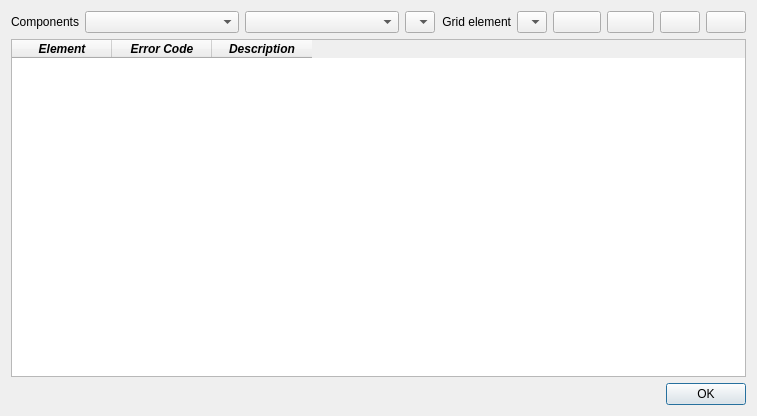
<?xml version="1.0" encoding="UTF-8"?>
<ui version="4.0">
 <class>Dialog</class>
 <widget class="QDialog" name="Dialog">
  <property name="geometry">
   <rect>
    <x>0</x>
    <y>0</y>
    <width>757</width>
    <height>416</height>
   </rect>
  </property>
  <property name="sizePolicy">
   <sizepolicy hsizetype="Preferred" vsizetype="Preferred">
    <horstretch>0</horstretch>
    <verstretch>0</verstretch>
   </sizepolicy>
  </property>
  <property name="windowTitle">
   <string>Errors and Warnings Analysis</string>
  </property>
  <layout class="QGridLayout" name="gridLayout_2">
   <item row="1" column="0" colspan="4">
    <widget class="QTableWidget" name="description_tblw">
     <property name="enabled">
      <bool>true</bool>
     </property>
     <property name="sizePolicy">
      <sizepolicy hsizetype="Expanding" vsizetype="Expanding">
       <horstretch>0</horstretch>
       <verstretch>0</verstretch>
      </sizepolicy>
     </property>
     <property name="maximumSize">
      <size>
       <width>1000</width>
       <height>16777215</height>
      </size>
     </property>
     <property name="baseSize">
      <size>
       <width>7</width>
       <height>0</height>
      </size>
     </property>
     <property name="inputMethodHints">
      <set>Qt::ImhNone</set>
     </property>
     <property name="editTriggers">
      <set>QAbstractItemView::NoEditTriggers</set>
     </property>
     <property name="alternatingRowColors">
      <bool>false</bool>
     </property>
     <property name="selectionMode">
      <enum>QAbstractItemView::ContiguousSelection</enum>
     </property>
     <property name="selectionBehavior">
      <enum>QAbstractItemView::SelectRows</enum>
     </property>
     <property name="sortingEnabled">
      <bool>false</bool>
     </property>
     <property name="rowCount">
      <number>0</number>
     </property>
     <property name="columnCount">
      <number>3</number>
     </property>
     <attribute name="horizontalHeaderCascadingSectionResizes">
      <bool>false</bool>
     </attribute>
     <column>
      <property name="text">
       <string>Element</string>
      </property>
      <property name="font">
       <font>
        <weight>75</weight>
        <italic>true</italic>
        <bold>true</bold>
       </font>
      </property>
     </column>
     <column>
      <property name="text">
       <string>Error Code</string>
      </property>
      <property name="font">
       <font>
        <weight>75</weight>
        <italic>true</italic>
        <bold>true</bold>
       </font>
      </property>
     </column>
     <column>
      <property name="text">
       <string>Description</string>
      </property>
      <property name="font">
       <font>
        <weight>75</weight>
        <italic>true</italic>
        <bold>true</bold>
       </font>
      </property>
     </column>
    </widget>
   </item>
   <item row="0" column="2">
    <widget class="QComboBox" name="errors_cbo">
     <property name="enabled">
      <bool>true</bool>
     </property>
     <property name="sizePolicy">
      <sizepolicy hsizetype="Fixed" vsizetype="Fixed">
       <horstretch>0</horstretch>
       <verstretch>0</verstretch>
      </sizepolicy>
     </property>
     <property name="maxVisibleItems">
      <number>20</number>
     </property>
     <property name="insertPolicy">
      <enum>QComboBox::InsertAlphabetically</enum>
     </property>
     <item>
      <property name="text">
       <string/>
      </property>
     </item>
    </widget>
   </item>
   <item row="0" column="0">
    <widget class="QLabel" name="label_3">
     <property name="enabled">
      <bool>true</bool>
     </property>
     <property name="sizePolicy">
      <sizepolicy hsizetype="Fixed" vsizetype="Fixed">
       <horstretch>0</horstretch>
       <verstretch>0</verstretch>
      </sizepolicy>
     </property>
     <property name="text">
      <string>Components</string>
     </property>
     <property name="alignment">
      <set>Qt::AlignRight|Qt::AlignTrailing|Qt::AlignVCenter</set>
     </property>
    </widget>
   </item>
   <item row="0" column="1">
    <layout class="QGridLayout" name="gridLayout_3">
     <item row="0" column="0">
      <widget class="QComboBox" name="component1_cbo">
       <property name="maxVisibleItems">
        <number>20</number>
       </property>
       <item>
        <property name="text">
         <string/>
        </property>
       </item>
       <item>
        <property name="text">
         <string>All</string>
        </property>
       </item>
       <item>
        <property name="text">
         <string>Inflows</string>
        </property>
       </item>
       <item>
        <property name="text">
         <string>Outflows</string>
        </property>
       </item>
       <item>
        <property name="text">
         <string>Reduction Factors</string>
        </property>
       </item>
       <item>
        <property name="text">
         <string>Full ARF</string>
        </property>
       </item>
       <item>
        <property name="text">
         <string>Partial ARF</string>
        </property>
       </item>
       <item>
        <property name="text">
         <string>WRF</string>
        </property>
       </item>
       <item>
        <property name="text">
         <string>Hydr. Structures</string>
        </property>
       </item>
       <item>
        <property name="text">
         <string>Channels (Left Bank)</string>
        </property>
       </item>
       <item>
        <property name="text">
         <string>Channels (Right Bank)</string>
        </property>
       </item>
       <item>
        <property name="text">
         <string>Levees</string>
        </property>
       </item>
       <item>
        <property name="text">
         <string>Mult. Channels</string>
        </property>
       </item>
       <item>
        <property name="text">
         <string>Storm Drain Inlets</string>
        </property>
       </item>
       <item>
        <property name="text">
         <string>Storm Drain Outfalls</string>
        </property>
       </item>
       <item>
        <property name="text">
         <string>Streets</string>
        </property>
       </item>
       <item>
        <property name="text">
         <string>Inner Channels</string>
        </property>
       </item>
      </widget>
     </item>
     <item row="0" column="1">
      <widget class="QComboBox" name="component2_cbo">
       <property name="maxVisibleItems">
        <number>20</number>
       </property>
       <item>
        <property name="text">
         <string/>
        </property>
       </item>
       <item>
        <property name="text">
         <string>All</string>
        </property>
       </item>
       <item>
        <property name="text">
         <string>Inflows</string>
        </property>
       </item>
       <item>
        <property name="text">
         <string>Outflows</string>
        </property>
       </item>
       <item>
        <property name="text">
         <string>Reduction Factors</string>
        </property>
       </item>
       <item>
        <property name="text">
         <string>Full ARF</string>
        </property>
       </item>
       <item>
        <property name="text">
         <string>Partial ARF</string>
        </property>
       </item>
       <item>
        <property name="text">
         <string>WRF</string>
        </property>
       </item>
       <item>
        <property name="text">
         <string>Hydr. Structures</string>
        </property>
       </item>
       <item>
        <property name="text">
         <string>Channels (Left Bank)</string>
        </property>
       </item>
       <item>
        <property name="text">
         <string>Channels (Right Bank)</string>
        </property>
       </item>
       <item>
        <property name="text">
         <string>Levees</string>
        </property>
       </item>
       <item>
        <property name="text">
         <string>Mult. Channels</string>
        </property>
       </item>
       <item>
        <property name="text">
         <string>Storm Drain Inlets</string>
        </property>
       </item>
       <item>
        <property name="text">
         <string>Storm Drain Outfalls</string>
        </property>
       </item>
       <item>
        <property name="text">
         <string>Streets</string>
        </property>
       </item>
       <item>
        <property name="text">
         <string>Inner Channel</string>
        </property>
       </item>
      </widget>
     </item>
    </layout>
   </item>
   <item row="0" column="3">
    <layout class="QGridLayout" name="gridLayout">
     <property name="sizeConstraint">
      <enum>QLayout::SetFixedSize</enum>
     </property>
     <item row="0" column="0">
      <widget class="QLabel" name="label_7">
       <property name="sizePolicy">
        <sizepolicy hsizetype="Fixed" vsizetype="Fixed">
         <horstretch>0</horstretch>
         <verstretch>0</verstretch>
        </sizepolicy>
       </property>
       <property name="text">
        <string>Grid element</string>
       </property>
       <property name="alignment">
        <set>Qt::AlignRight|Qt::AlignTrailing|Qt::AlignVCenter</set>
       </property>
      </widget>
     </item>
     <item row="0" column="1">
      <widget class="QComboBox" name="elements_cbo">
       <property name="enabled">
        <bool>true</bool>
       </property>
       <property name="sizePolicy">
        <sizepolicy hsizetype="Fixed" vsizetype="Fixed">
         <horstretch>0</horstretch>
         <verstretch>0</verstretch>
        </sizepolicy>
       </property>
       <property name="maxVisibleItems">
        <number>20</number>
       </property>
       <property name="insertPolicy">
        <enum>QComboBox::InsertAfterCurrent</enum>
       </property>
       <property name="sizeAdjustPolicy">
        <enum>QComboBox::AdjustToContents</enum>
       </property>
       <item>
        <property name="text">
         <string/>
        </property>
       </item>
      </widget>
     </item>
     <item row="0" column="3">
      <widget class="QPushButton" name="zoom_out_btn">
       <property name="toolTip">
        <string>Zoom Out</string>
       </property>
       <property name="toolTipDuration">
        <number>2</number>
       </property>
       <property name="text">
        <string/>
       </property>
       <property name="icon">
        <iconset>
         <normaloff>../img/zoom_out.svg</normaloff>../img/zoom_out.svg</iconset>
       </property>
      </widget>
     </item>
     <item row="0" column="2">
      <widget class="QPushButton" name="zoom_in_btn">
       <property name="toolTip">
        <string>Zoom In</string>
       </property>
       <property name="toolTipDuration">
        <number>2</number>
       </property>
       <property name="text">
        <string/>
       </property>
       <property name="icon">
        <iconset>
         <normaloff>../img/zoom_in.svg</normaloff>../img/zoom_in.svg</iconset>
       </property>
      </widget>
     </item>
     <item row="0" column="5">
      <widget class="QPushButton" name="find_cell_btn">
       <property name="sizePolicy">
        <sizepolicy hsizetype="Fixed" vsizetype="Fixed">
         <horstretch>0</horstretch>
         <verstretch>0</verstretch>
        </sizepolicy>
       </property>
       <property name="text">
        <string/>
       </property>
       <property name="icon">
        <iconset>
         <normaloff>../img/eye-svgrepo-com.svg</normaloff>../img/eye-svgrepo-com.svg</iconset>
       </property>
      </widget>
     </item>
     <item row="0" column="4">
      <widget class="QPushButton" name="copy_btn">
       <property name="sizePolicy">
        <sizepolicy hsizetype="Fixed" vsizetype="Fixed">
         <horstretch>0</horstretch>
         <verstretch>0</verstretch>
        </sizepolicy>
       </property>
       <property name="text">
        <string/>
       </property>
       <property name="icon">
        <iconset>
         <normaloff>../img/copy.svg</normaloff>../img/copy.svg</iconset>
       </property>
      </widget>
     </item>
    </layout>
   </item>
   <item row="2" column="2" colspan="2">
    <widget class="QDialogButtonBox" name="buttonBox">
     <property name="standardButtons">
      <set>QDialogButtonBox::Ok</set>
     </property>
    </widget>
   </item>
  </layout>
 </widget>
 <resources/>
 <connections>
  <connection>
   <sender>buttonBox</sender>
   <signal>accepted()</signal>
   <receiver>Dialog</receiver>
   <slot>accept()</slot>
   <hints>
    <hint type="sourcelabel">
     <x>525</x>
     <y>373</y>
    </hint>
    <hint type="destinationlabel">
     <x>247</x>
     <y>361</y>
    </hint>
   </hints>
  </connection>
 </connections>
</ui>
